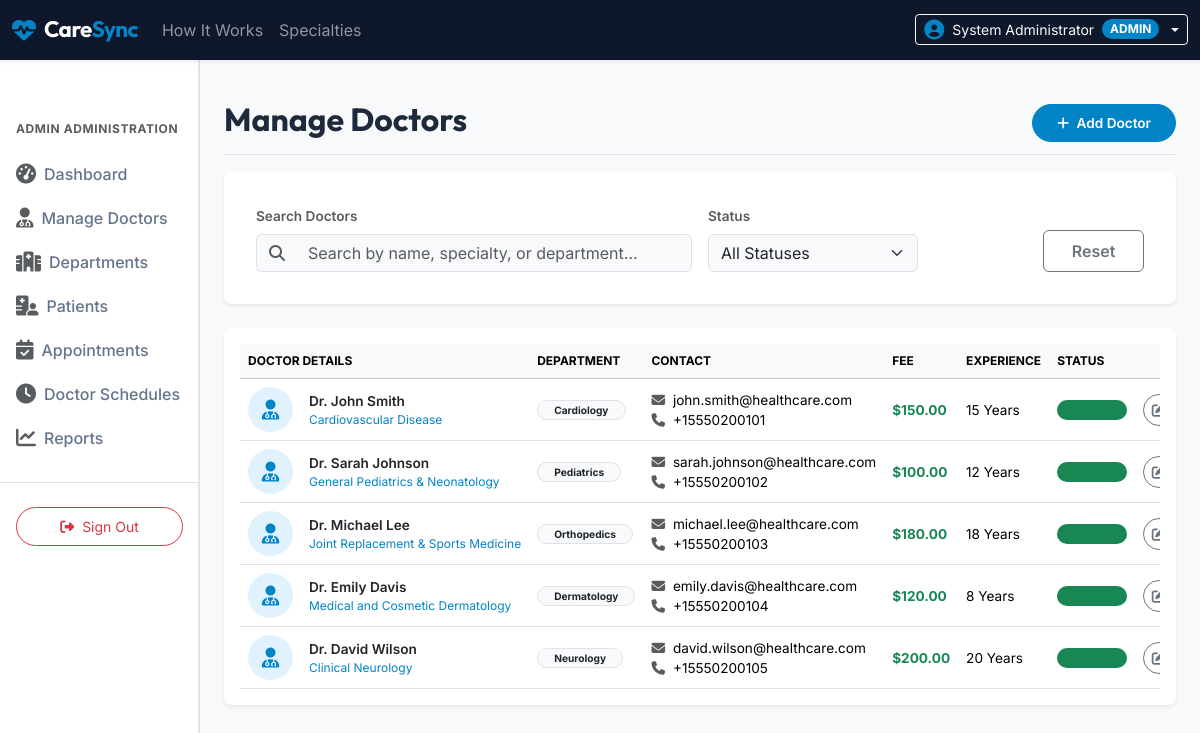
Page /admin/doctors.php (signed in) on the committed database.
### tables this page shows
CREATE TABLE `doctors` (
  `id` INT AUTO_INCREMENT PRIMARY KEY,
  `user_id` INT NOT NULL,
  `department_id` INT NOT NULL,
  `specialization` VARCHAR(100) NOT NULL,
  `qualification` VARCHAR(255) NOT NULL,
  `experience` INT NOT NULL COMMENT 'Experience in years',
  `consultation_fee` DECIMAL(10, 2) NOT NULL,
  `phone` VARCHAR(20) NOT NULL,
  `bio` TEXT NOT NULL,
  `image` VARCHAR(255) DEFAULT NULL,
  `status` ENUM('active', 'inactive') NOT NULL DEFAULT 'active',
  `created_at` TIMESTAMP DEFAULT CURRENT_TIMESTAMP,
  FOREIGN KEY (`user_id`) REFERENCES `users` (`id`) ON DELETE CASCADE,
  FOREIGN KEY (`department_id`) REFERENCES `departments` (`id`) ON DELETE RESTRICT
);

CREATE TABLE `users` (
  `id` INT AUTO_INCREMENT PRIMARY KEY,
  `name` VARCHAR(100) NOT NULL,
  `email` VARCHAR(100) NOT NULL UNIQUE,
  `password` VARCHAR(255) NOT NULL,
  `role` ENUM('admin', 'doctor', 'patient') NOT NULL,
  `status` ENUM('active', 'inactive') NOT NULL DEFAULT 'active',
  `created_at` TIMESTAMP DEFAULT CURRENT_TIMESTAMP
);

CREATE TABLE `departments` (
  `id` INT AUTO_INCREMENT PRIMARY KEY,
  `name` VARCHAR(100) NOT NULL UNIQUE,
  `description` TEXT NOT NULL,
  `status` ENUM('active', 'inactive') NOT NULL DEFAULT 'active',
  `created_at` TIMESTAMP DEFAULT CURRENT_TIMESTAMP
);

### includes/functions.php (called while the page is built, shortened)
<?php
function sanitize($data) {
    return htmlspecialchars(trim($data), ENT_QUOTES, 'UTF-8');
}
?>

### admin/doctors.php (the view, shortened to what this page needs)
<?php
require_once __DIR__ . '/../includes/header.php';
require_once __DIR__ . '/../config/database.php';
$search = sanitize($_GET['search'] ?? '');
$query = "
    SELECT d.*, u.name, u.email, dep.name AS department_name
    FROM doctors d
    JOIN users u ON d.user_id = u.id
    JOIN departments dep ON d.department_id = dep.id
    WHERE 1=1
";
$params = [];
$query .= " ORDER BY d.created_at DESC";
try {
    $stmt = $pdo->prepare($query);
    $stmt->execute($params);
    $doctors = $stmt->fetchAll();
} catch (PDOException $e) {
    $error = "Database error: " . $e->getMessage();
}
?>
<div class="d-flex justify-content-between flex-wrap flex-md-nowrap align-items-center pt-3 pb-2 mb-3 border-bottom">
    <h1 class="h2 font-outfit fw-bold text-dark-blue">Manage Doctors</h1>
    <div class="btn-toolbar mb-2 mb-md-0">
        <a href="doctor-add.php" class="btn btn-medical-blue text-white rounded-pill px-4 py-2 fs-8 fw-semibold shadow-xs">
            <i class="fa-solid fa-plus me-1"></i> Add Doctor
        </a>
    </div>
</div>
<div class="card border-0 shadow-sm rounded-3 bg-white p-3 mb-4">
    <div class="card-body">
        <form action="doctors.php" method="GET" class="row g-3 align-items-end">
            <div class="col-md-6">
                <label for="search" class="form-label fs-8 text-muted fw-semibold">Search Doctors</label>
                <div class="input-group">
                    <span class="input-group-text bg-light border-end-0"><i class="fa-solid fa-search text-muted"></i></span>
                    <input type="text" class="form-control bg-light border-start-0" id="search" name="search" value="<?php echo sanitize($search); ?>" placeholder="Search by name, specialty, or department...">
                </div>
            </div>
            <div class="col-md-3">
                <label for="status" class="form-label fs-8 text-muted fw-semibold">Status</label>
                <select class="form-select bg-light" id="status" name="status">
                    <option value="">All Statuses</option>
                </select>
            </div>
            <div class="col-md-3 d-grid gap-2 d-md-flex">
                <button type="submit" class="btn btn-dark-blue text-white fw-semibold w-100 py-2">Filter</button>
                <a href="doctors.php" class="btn btn-outline-secondary fw-semibold w-100 py-2">Reset</a>
            </div>
        </form>
    </div>
</div>
<div class="card border-0 shadow-sm rounded-3 bg-white p-3">
    <div class="card-body p-0">
        <div class="table-responsive">
            <table class="table align-middle table-hover mb-0 text-nowrap">
                <thead class="table-light fs-9 text-uppercase">
                    <tr>
                        <th>Doctor Details</th>
                        <th>Department</th>
                        <th>Contact</th>
                        <th>Fee</th>
                        <th>Experience</th>
                        <th>Status</th>
                        <th class="text-end">Actions</th>
                    </tr>
                </thead>
                <tbody class="fs-8">
                    <?php if (empty($doctors)): ?>
                        <tr>
                            <td colspan="7" class="text-center text-muted py-4">No doctors found matching filters.</td>
                        </tr>
                    <?php else: ?>
                        <?php foreach ($doctors as $doc): ?>
                            <tr>
                                <td>
                                    <div class="d-flex align-items-center">
                                        <div class="rounded-circle bg-medical-light d-flex align-items-center justify-content-center me-3" style="width: 45px; height: 45px; flex-shrink:0;">
                                            <i class="fa-solid fa-user-md text-medical-blue fs-5"></i>
                                        </div>
                                        <div>
                                            <div class="fw-semibold text-dark fs-7"><?php echo sanitize($doc['name']); ?></div>
                                            <div class="text-medical-blue fs-9"><?php echo sanitize($doc['specialization']); ?></div>
                                        </div>
                                    </div>
                                </td>
                                <td>
                                    <span class="badge bg-light text-dark border rounded-pill px-3 py-1"><?php echo sanitize($doc['department_name']); ?></span>
                                </td>
                                <td>
                                    <div><i class="fa-solid fa-envelope text-muted me-1"></i> <?php echo sanitize($doc['email']); ?></div>
                                    <div><i class="fa-solid fa-phone text-muted me-1"></i> <?php echo sanitize($doc['phone']); ?></div>
                                </td>
                                <td class="fw-bold text-success">$<?php echo number_format($doc['consultation_fee'], 2); ?></td>
                                <td><?php echo $doc['experience']; ?> Years</td>
                                <td>
                                    <span class="badge bg-opacity-15 px-3 py-1.5 rounded-pill fs-9 <?php echo $doc['status'] === 'active' ? 'bg-success text-success' : 'bg-danger text-danger'; ?>">
                                    </span>
                                </td>
                                <td class="text-end">
                                    <div class="d-inline-flex gap-2">
                                        <a href="doctor-edit.php?id=<?php echo $doc['id']; ?>" class="btn btn-outline-secondary btn-sm rounded-circle d-flex align-items-center justify-content-center" style="width:32px; height:32px;" title="Edit Doctor Profile">
                                            <i class="fa-solid fa-pen-to-square"></i>
                                        </a>
                                    </div>
                                </td>
                            </tr>
                        <?php endforeach; ?>
                    <?php endif; ?>
                </tbody>
            </table>
        </div>
    </div>
</div>
<?php
require_once __DIR__ . '/../includes/footer.php';
?>

### assets/css/style.css (style rules this page uses)
:root { --dark-blue: #0f172a; --medical-blue: #0284c7; --medical-light: #e0f2fe; --body-bg: #f8fafc; --text-dark: #1e293b; --text-muted: #64748b; --border-color: #e2e8f0; }
body { font-family: 'Inter', sans-serif; color: var(--text-dark); background-color: var(--body-bg) !important; display: flex; flex-direction: column; min-height: 100vh; }
.font-outfit, h1, h2, h3, h4, h5, h6 { font-family: 'Outfit', sans-serif; }
.text-medical-blue { color: var(--medical-blue) !important; }
.bg-medical-light { background-color: var(--medical-light) !important; }
.btn-medical-blue { background-color: var(--medical-blue); border-color: var(--medical-blue); color: #fff; }
.fs-8 { font-size: 0.85rem !important; }
.fs-9 { font-size: 0.75rem !important; }

### rows in the picture
doctors: user.name "Dr. John Smith", specialization "Cardiovascular Disease", department.name "Cardiology", user.email "john.smith@healthcare.com", phone "+15550200101", consultation_fee "150.00", experience "15"
doctors: user.name "Dr. Sarah Johnson", specialization "General Pediatrics & Neonatology", department.name "Pediatrics", user.email "sarah.johnson@healthcare.com", phone "+15550200102", consultation_fee "100.00", experience "12"
doctors: user.name "Dr. Michael Lee", specialization "Joint Replacement & Sports Medicine", department.name "Orthopedics", user.email "michael.lee@healthcare.com", phone "+15550200103", consultation_fee "180.00", experience "18", $doc['id'] 3 (drawn)
doctors: user.name "Dr. Emily Davis", specialization "Medical and Cosmetic Dermatology", department.name "Dermatology", user.email "emily.davis@healthcare.com", phone "+15550200104", consultation_fee "120.00", experience "8"
doctors: user.name "Dr. David Wilson", specialization "Clinical Neurology", department.name "Neurology", user.email "david.wilson@healthcare.com", phone "+15550200105", consultation_fee "200.00", experience "20"

### other values in the picture
$_SESSION['name'] "System Administrator"
$_SESSION['role'] "ADMIN"
